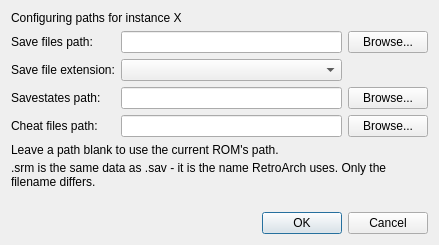
<?xml version="1.0" encoding="UTF-8"?>
<ui version="4.0">
 <class>PathSettingsDialog</class>
 <widget class="QDialog" name="PathSettingsDialog">
  <property name="geometry">
   <rect>
    <x>0</x>
    <y>0</y>
    <width>439</width>
    <height>245</height>
   </rect>
  </property>
  <property name="windowTitle">
   <string>Path settings - melonDS</string>
  </property>
  <layout class="QGridLayout" name="gridLayout">
   <item row="4" column="0">
    <widget class="QLabel" name="label_4">
     <property name="text">
      <string>Cheat files path:</string>
     </property>
    </widget>
   </item>
   <item row="4" column="2">
    <widget class="QPushButton" name="btnCheatFileBrowse">
     <property name="text">
      <string>Browse...</string>
     </property>
    </widget>
   </item>
   <item row="3" column="0">
    <widget class="QLabel" name="label_3">
     <property name="text">
      <string>Savestates path:</string>
     </property>
    </widget>
   </item>
   <item row="6" column="0" colspan="3">
    <widget class="QLabel" name="label_7">
     <property name="text">
      <string>.srm is the same data as .sav - it is the name RetroArch uses. Only the filename differs.</string>
     </property>
     <property name="wordWrap">
      <bool>true</bool>
     </property>
    </widget>
   </item>
   <item row="7" column="0" colspan="3">
    <widget class="QLabel" name="label_5">
     <property name="text">
      <string/>
     </property>
    </widget>
   </item>
   <item row="3" column="1">
    <widget class="QLineEdit" name="txtSavestatePath">
     <property name="clearButtonEnabled">
      <bool>true</bool>
     </property>
    </widget>
   </item>
   <item row="1" column="2">
    <widget class="QPushButton" name="btnSaveFileBrowse">
     <property name="text">
      <string>Browse...</string>
     </property>
    </widget>
   </item>
   <item row="4" column="1">
    <widget class="QLineEdit" name="txtCheatFilePath">
     <property name="clearButtonEnabled">
      <bool>true</bool>
     </property>
    </widget>
   </item>
   <item row="8" column="0" colspan="3">
    <widget class="QDialogButtonBox" name="buttonBox">
     <property name="orientation">
      <enum>Qt::Horizontal</enum>
     </property>
     <property name="standardButtons">
      <set>QDialogButtonBox::Cancel|QDialogButtonBox::Ok</set>
     </property>
    </widget>
   </item>
   <item row="3" column="2">
    <widget class="QPushButton" name="btnSavestateBrowse">
     <property name="text">
      <string>Browse...</string>
     </property>
    </widget>
   </item>
   <item row="1" column="0">
    <widget class="QLabel" name="label_2">
     <property name="text">
      <string>Save files path:</string>
     </property>
    </widget>
   </item>
   <item row="5" column="0" colspan="3">
    <widget class="QLabel" name="label">
     <property name="text">
      <string>Leave a path blank to use the current ROM's path.</string>
     </property>
    </widget>
   </item>
   <item row="1" column="1">
    <widget class="QLineEdit" name="txtSaveFilePath">
     <property name="clearButtonEnabled">
      <bool>true</bool>
     </property>
    </widget>
   </item>
   <item row="2" column="0">
    <widget class="QLabel" name="label_6">
     <property name="text">
      <string>Save file extension:</string>
     </property>
    </widget>
   </item>
   <item row="2" column="1">
    <widget class="QComboBox" name="cbxSaveFileExtension"/>
   </item>
   <item row="0" column="0" colspan="3">
    <widget class="QLabel" name="lblInstanceNum">
     <property name="text">
      <string>Configuring paths for instance X</string>
     </property>
    </widget>
   </item>
  </layout>
 </widget>
 <tabstops>
  <tabstop>txtSaveFilePath</tabstop>
  <tabstop>btnSaveFileBrowse</tabstop>
  <tabstop>cbxSaveFileExtension</tabstop>
  <tabstop>txtSavestatePath</tabstop>
  <tabstop>btnSavestateBrowse</tabstop>
  <tabstop>txtCheatFilePath</tabstop>
  <tabstop>btnCheatFileBrowse</tabstop>
 </tabstops>
 <resources/>
 <connections>
  <connection>
   <sender>buttonBox</sender>
   <signal>accepted()</signal>
   <receiver>PathSettingsDialog</receiver>
   <slot>accept()</slot>
   <hints>
    <hint type="sourcelabel">
     <x>248</x>
     <y>254</y>
    </hint>
    <hint type="destinationlabel">
     <x>157</x>
     <y>274</y>
    </hint>
   </hints>
  </connection>
  <connection>
   <sender>buttonBox</sender>
   <signal>rejected()</signal>
   <receiver>PathSettingsDialog</receiver>
   <slot>reject()</slot>
   <hints>
    <hint type="sourcelabel">
     <x>316</x>
     <y>260</y>
    </hint>
    <hint type="destinationlabel">
     <x>286</x>
     <y>274</y>
    </hint>
   </hints>
  </connection>
 </connections>
</ui>
